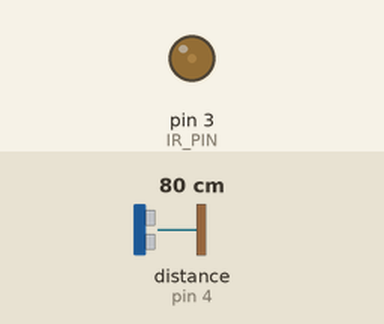
The sketch below on a simulated Arduino Uno, built with avr-gcc and run on an emulated ATmega328P. On the bench: output pins drawn as LEDs (lit = HIGH). Wiring (inferred from the names in the program): ultrasonic range finder: trigger pin 5; echo pin 4. Inputs (shaded band) come from the test bench; at power-on: distance to the obstacle (sensor on pin 4) 80 cm. The echo pulse lasts 58.3 µs per cm; pins used as bus, display or sensor lines are not drawn; what the sketch prints to the serial monitor is not drawn.

Above: at 1.2 s.
1.3 s: distance to the obstacle (sensor on pin 4) set to 129 cm
4.3 s: distance to the obstacle (sensor on pin 4) set to 9 cm
Timing chart, 0 to 13.3 s (numbered marks = the images above; inputs shaded):
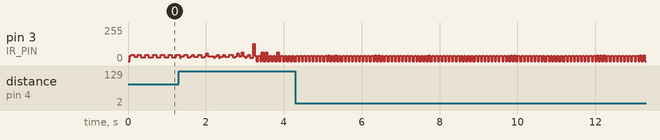

The sketch:

HC_SR04_control.ino
```cpp
/**
This sketch is to fly the helicopter based on its elevation -
it reads from the hcsr04 distance sensor every 10th of a
second to get the distance. Meanwhile, it packages the data
and sends it out to the helicopter whenver it is not using the
distance sensor.

Timer1 is in use as a countdown, then interrupt.
Timer2 is in use as a pwm.


Check!
Debug version 0:
Check to see if the hcsr04 works well attached to the timer
interrupting every 100 milliseconds. No IR code.

Check!
Debug version 1:
Make sure the IR packets get sent based on the current
value in distance. IR is no longer attached to an interrupt -
just runs in the loop.

  Check!
  Debug version 1.1:
  Try sending data at a faster rate than every 180ms. Also,
  fine-tune the DELTA_THROTTLE to make sure that it provides
  a FAST, but SMOOTH change in throttle values.

  Check!
  Debug version 1.2:
  Get it to start on its own (must be zero for like 10 sends, then positive for 10ish).

------
Debug version 2:
Final version - smooth out the noisy distance values by using
a filter on the last few data points brought in by the hcsr04.
*/

#include <TimerOne.h>


/**
Pin declarations
*/
const unsigned int TRIG_PIN = 5;
const unsigned int ECHO_PIN = 4;
const unsigned int IR_PIN = 3;//Must be a PWM pin

/**
hcsr04 stuff
*/
volatile long duration;//Duration measured by the hcsr04 in the ISR
volatile long distance = 0;//Distance (cm) measured by the hcsr04 in the ISR
const unsigned long TIMEOUT = 60000;//If pulseIn doesn't hear an echo back after 60 milliseconds, exit the ISR
volatile boolean ignore_next_pulse = false;//Flag for trying to guarantee the fidelity of our sensor data
const int MIN_DIST = 3;//cm
const long MAX_DIST = 80;//cm - hcsr04 caps out at about 80 before noise starts making it meaningless

/**
IR stuff
*/
//These values are not yet used - I put them here to remind myself that
//the pitch and the yaw must also have a maximum value
//const byte MAX_PITCH = 126;//The maximum pitch that can be sent
//const byte MAX_YAW = 126;//The maximum yaw that can be sent
const byte MAX_THROTTLE = 126;//The maximum throttle value that can be sent
unsigned int throttle = 0;//The value of the throttle to send to the heli
unsigned int old_throttle = 0;//The previous value of the throttle sent. The new value should never be more than delta_throttle more or less than throttle
const unsigned int DELTA_THROTTLE = 20;//The maximum change in the throttle between two moments
const unsigned int HEADER_DURATION = 2000;//The duration (microseconds) of the header signal
const unsigned int HIGH_DURATION = 380;//The duration (microseconds) of a high signal in the IR protocol (for zero or one)
const unsigned int ZERO_LOW_DURATION = 220;//The duration (microseconds) of a low signal that indicates a zero bit in the IR protocol
const unsigned int ONE_LOW_DURATION = 600;//The duration (microseconds) of a low signal that indicates a one bit in the IR protocol
const byte YAW_STATIONARY = 63;//The value that the helicopter's yaw is when it is not turning
const byte PITCH_STATIONARY = 63;//The value that the helicopter's pitch is when it is not pitching
const byte CAL_BYTE = 65;//The calibration value to send as part of the overall package to send to the helicopter


//Flag for sending the lift_off signal
boolean has_not_lifted_off = true;

void setup()
{
  /**
  Pin modes
  */
  pinMode(TRIG_PIN, OUTPUT);
  pinMode(ECHO_PIN, INPUT);
  pinMode(IR_PIN, OUTPUT);
  digitalWrite(IR_PIN, LOW);//ensure the signal is low to start out

  /**
  Set up the PWM on pin 3 and 11 (that is, timer2)
  frequency is 38KHz with a 50% duty cycle
  */
  byte freq = 8000 / 38;
  TCCR2A = _BV(WGM20);
  TCCR2B = _BV(WGM22) | _BV(CS20);
  OCR2A = freq;
  OCR2B = freq / 2;

  /**
  Set up the timer - interval is 100 milliseconds
  */
  Timer1.initialize(100000l);//one hundred thousand long (mics) - one tenth of a second
  Timer1.attachInterrupt(measureDistanceISR);

  Serial.begin(9600);
}

void loop()
{
  if (has_not_lifted_off)
  {
    liftOff();
    has_not_lifted_off = false;
  }

  packageAndSend();
  delay(60);//delay 60 ms to give the heli time to breathe
}

/**
Sends 30 low throttles, then 30 high throttles - the helicopter requires a few lows then
a few highs to start responding to the IR signal.
*/
void liftOff()
{
  Serial.println("Sending liftoff signal");

  Serial.println("Sending zeros");

  //send 30 lows, then 30 highs.
  for (int lows = 30; lows > 0; lows--)
  {
    sendCommand(0, 0, 0);//Send a zero throttle signal to the heli
    delay(20);//delay 20 ms
  }

  Serial.println("Sending highs");

  for (int highs = 30; highs > 0; highs--)
  {
    sendCommand(MAX_THROTTLE, 0, 0);//Send the maximum value for the throttle
    delay(20);//delay 20 ms
  }

  Serial.println("Liftoff signal sent");
}


/**
ISR triggered every time the timer overflows - measures the
distance to the nearest object.

Note to future self who might wonder about the pulseIn function inside
this function:

PulseIn should work - it doesn't use any interrupts that I can
see - it seems to just read port values, then increment a
counter every time it doesn't see a change in the port. Then
it returns the duration it waited by multiplying the number of
times it looped over the wait code by the factors needed to
turn it into microseconds (factors simply determined by clock
speed). So you are fine to use it in an ISR as long as you
give it a reasonably short timeout value.
*/
void measureDistanceISR()
{
  //Try to guarantee some fidelity
  if (ignore_next_pulse)
  {
    ignore_next_pulse = false;
    return;//This pulse is possibly a noisy rogue one; ignore it and wait for the next one
  }

  /*
  According to the datasheet, the module sends a pulse when the trigger receives
  at least 10 microseconds of a high signal. So send a 2 us low, then 10 us high.
  */
  digitalWrite(TRIG_PIN, LOW);
  delayMicroseconds(2);
  digitalWrite(TRIG_PIN, HIGH);
  delayMicroseconds(10);
  digitalWrite(TRIG_PIN, LOW);

  duration = pulseIn(ECHO_PIN, HIGH, TIMEOUT);//Measures the amount of time the ECHO_PIN is HIGH - that time is the distance to the nearest object * 2
  if (duration == 0)
  {
    //The pulseIn timed out, now there may be an eroneous echo out there somewhere - ignore the next pulse to be safe.
    ignore_next_pulse = true;
    return;
  }

  distance = (duration / 2) / 29.1;//speed of sound = 343 m/s, but the datasheet gives this as the formula to convert to cm
}

/**
Packages data to send to the heli based on the current
distance to the ground.
*/
void packageAndSend()
{
  long dist = distance;

  //throttle should be large if distance is small and small if distance is large
  dist = constrain(dist, MIN_DIST, MAX_DIST);
  Serial.print("Dist: "); Serial.print(dist); Serial.print(" ");
  old_throttle = throttle;
  throttle = map(dist, MIN_DIST, MAX_DIST, MAX_THROTTLE, 0);//126 is the maximum value held in the seven bits of data that are actually read by the heli

  /*if the new throttle value is too different from the old one, move it closer to the old one*/


  //Lower lim is 0 if old_throttle <= DELTA_THROTTLE, otherwise it is just old - delta
  //This is important to check becuase throttle is unsigned
  unsigned int lower_lim = (old_throttle <= DELTA_THROTTLE) ? 0 : (old_throttle - DELTA_THROTTLE);

  //Upper lim is whichever is smaller: 126 or old + delta
  unsigned int upper_lim = min(old_throttle + DELTA_THROTTLE, MAX_THROTTLE);

  throttle = constrain(throttle, lower_lim, upper_lim);//Make sure that the difference between old throttle and new throttle is no larger than delta_throttle
  Serial.print("Sending: "); Serial.println(throttle);
  sendCommand(throttle, 0, 0);
}

/**
Sends the header signal over IR (the header is sent
at the beginning of commands to let the heli know
a new command is coming).
*/
void sendHeader()
{
  TCCR2A |= _BV(COM2B1);
  delayMicroseconds(HEADER_DURATION);
  TCCR2A &= ~_BV(COM2B1);
  delayMicroseconds(HEADER_DURATION);
  TCCR2A |= _BV(COM2B1);
  delayMicroseconds(HIGH_DURATION);
  TCCR2A &= ~_BV(COM2B1);
}

/**
Sends a signal over IR that represents a zero bit
in the helicopter's protocol.
*/
void sendZero()
{
  delayMicroseconds(ZERO_LOW_DURATION);
  TCCR2A |= _BV(COM2B1);
  delayMicroseconds(HIGH_DURATION);
  TCCR2A &= ~_BV(COM2B1);
}

/**
Sends a signal over IR that represents a one bit
in the helicopter's protocol.
*/
void sendOne()
{
  delayMicroseconds(ONE_LOW_DURATION);
  TCCR2A |= _BV(COM2B1);
  delayMicroseconds(HIGH_DURATION);
  TCCR2A &= ~_BV(COM2B1);
}

/**
Sends the entire next command over IR according to the
helicopter's protocol:
Header - yaw - pitch - throttle - calibration
Each of the items sent other than the header is a single
byte of data, of which only the seven least significant
bits are used in each case. So each value can technically
be anything from 0 to 127. The yaw and pitch seem to be
centered around 63, while the throttle seems to start low -
perhaps at 0. The calibration byte is the same number
every time (in my case, 65).
*/
void sendCommand(int throttle, int yaw, int pitch)
{
  byte b;

  sendHeader();

  //send the yaw byte
  for (int i = 7; i >=0; i--)
  {
    b = ((YAW_STATIONARY + yaw) & (1 << i)) >> i;
    if (b > 0) sendOne(); else sendZero();
  }

  //send the pitch byte
  for (int i = 7; i >=0; i--)
  {
    b = ((PITCH_STATIONARY + pitch) & (1 << i)) >> i;
    if (b > 0) sendOne(); else sendZero();
  }

  //send the throttle byte
  for (int i = 7; i >=0; i--)
  {
    b = (throttle & (1 << i)) >> i;
    if (b > 0) sendOne(); else sendZero();
  }

  //send the calibration byte
  for (int i = 7; i >=0; i--)
  {
    b = (CAL_BYTE & (1 << i)) >> i;
    if (b > 0) sendOne(); else sendZero();
  }
}
```
